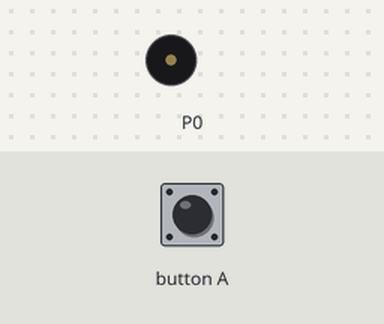
This program was run on a simulated BBC micro:bit running MicroPython. Shown: buzzer (waves = sounding). Inputs (shaded band) come from the test bench.

Above: at 1.2 s.
1.3 s: button A pressed for 0.15 s
At 9.5 s:
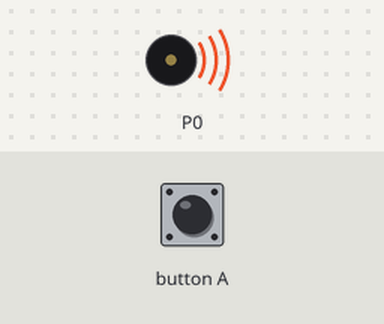
Timing chart, 0 to 10.4 s (numbered marks = the images above; inputs shaded):
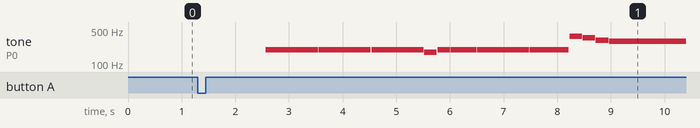

The program:

BassClarinet_UnTransposed_-main.py
```python
# Imports go at the top
from microbit import *
import music
Introp1 = ["r:192","r:12","G3:24","G3:24","G3:24","F3:6","G3:6","G3:12","G3:24","G3:18","F#4:6","F4:6","Eb4:6"]
Introp2 = ["D4:42","r:6","r:48","r:8","Eb4","D4","C4","Bb3","A3","C4","Bb3","A3","F#3:30","r:42","r:48","r","F3:3","G3","r:6","G3:12","Bb3:3","G3","r:6","G3:12"]
Introp3 = ["G3:96","G3"]
BassLine1 = ["G3:6","F3","G3","Bb3","C4","Bb3","C#4","D4"]
BassLine2 = ["G4:6","G4","F#4","F#4","F4","F4","Eb4","D4"]

set_volume(75)
music.set_tempo(ticks=12,bpm=120)
while True:
    if button_a.was_pressed():
        #page 1
        music.play(Introp1)
        #page 2
        music.play(Introp2)
        #page 3
        music.play(Introp3)
        for i in range(3):
            music.play(BassLine1)
        music.play(BassLine2)
        #page 4
        for i in range(2):
            for i in range(3):
                music.play(BassLine1)
            music.play(BassLine2)
        #page 5
        for i in range(3):
            music.play(BassLine1)
        music.play(BassLine2)
        for i in range(4):
            music.play(BassLine1)
        #page 6
        for i in range(3):
            music.play(BassLine1)
        music.play(BassLine2)
        music.play(["D5:12","C#5","C5","B4","Bb4:6","A4","G4","Eb4","D4:18","r:6","D4:78","r:6","D4:12"])
        #page 7
        music.play(["r:12","D4","C#4","C4","B3:8","Bb3","A3","Ab3","G3","F#3","G3:78","r:6","D4:12"])
        for i in range(3):
            music.play(BassLine1)
        music.play(BassLine2)
        #page 8
```

Measured:
- after the input at 1.3 s, tone on P0: plays 196 Hz for 0.97 s, 196 Hz for 0.97 s, 196 Hz for 0.97 s, 175 Hz for 0.24 s, 196 Hz for 0.24 s, 196 Hz for 0.48 s … (12 notes in this stretch), starting after 1.3 s
